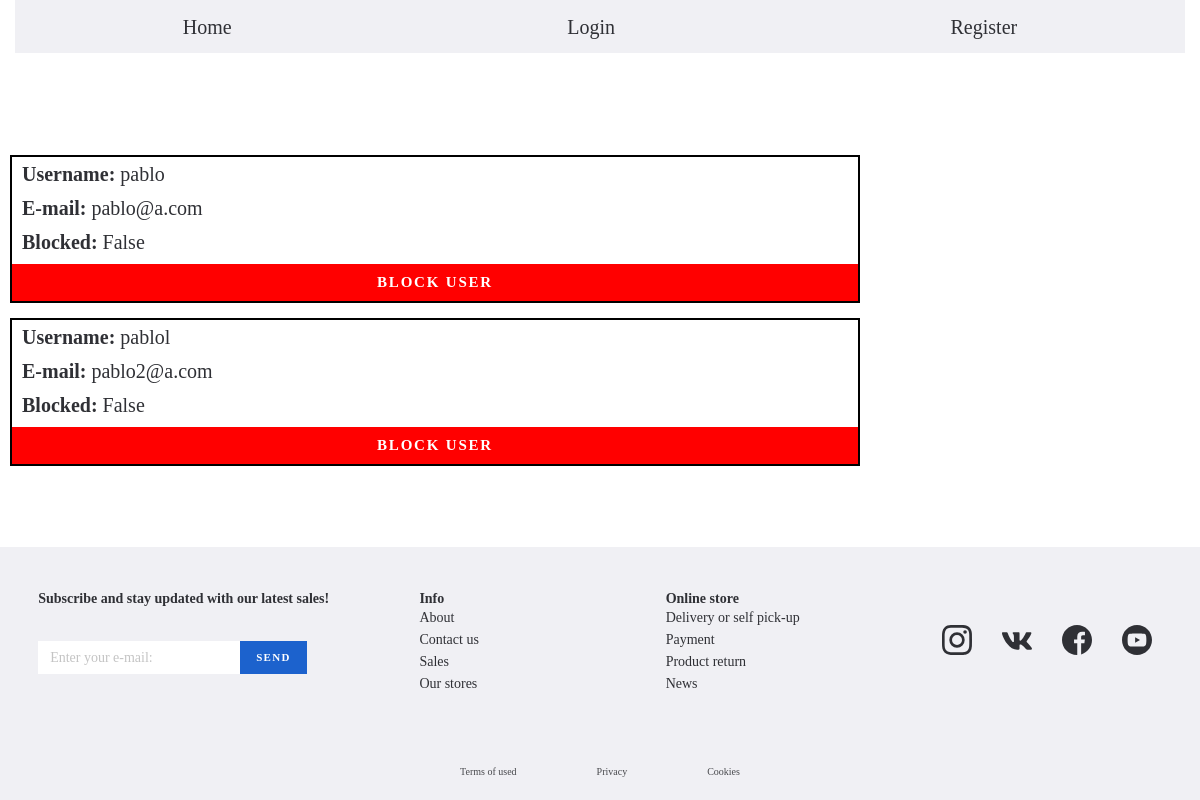
/admin/all_users, run on an earlier commit of the app's database.
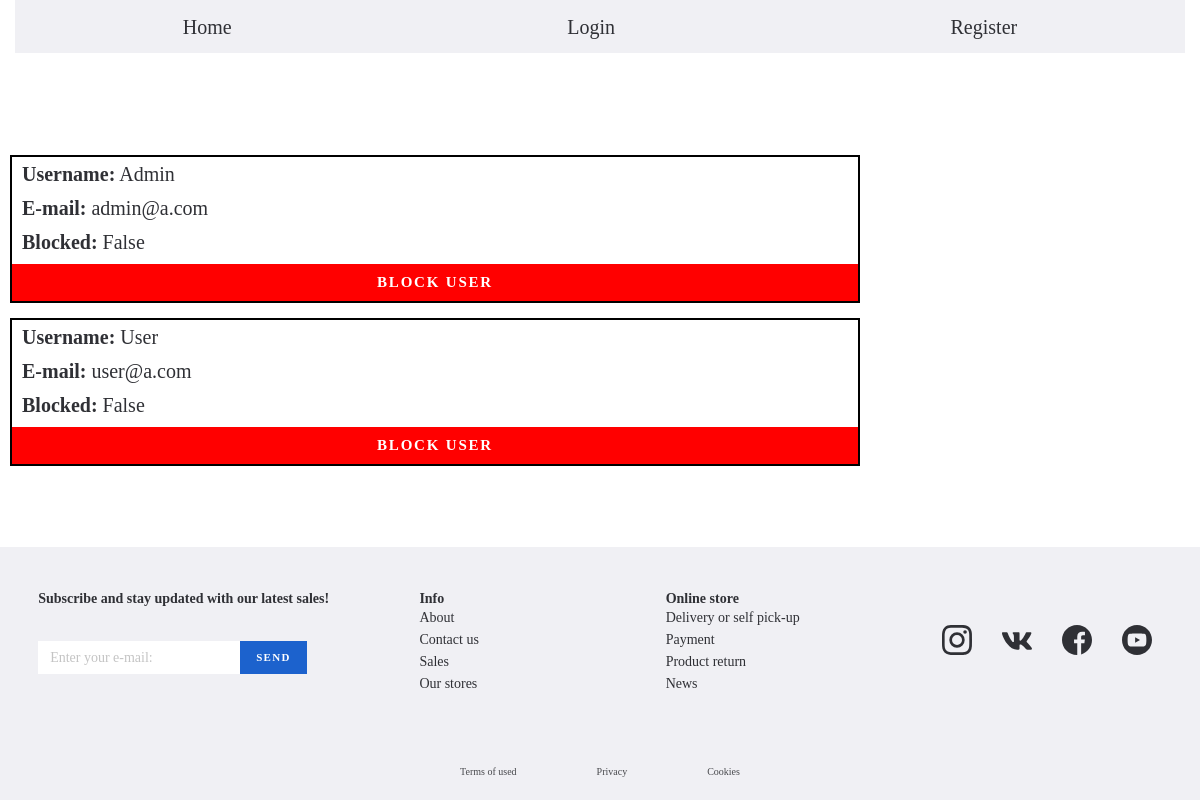
And on a later commit of the database.
### tables this page shows
CREATE TABLE "users" (
	"username"	TEXT,
	"email"	TEXT UNIQUE,
	"blocked"	INTEGER,
	PRIMARY KEY("username")
);

### views/admins.py (the view)
@admin_blueprint.get('/all_users')
def all_users_get():
    return AdminLogic.users_list()

### db/db.py (called while the page is built)
def get_all_users() -> connection.cursor():
    with connection:
        cursor = connection.cursor()
        cursor.execute(SELECT_ALL_USERS)
        return cursor.fetchall()

def get_headers(database: str) -> List:
    with connection:
        cursor = connection.execute(f"select * from {database};")
        return list(map(lambda x: x[0], cursor.description))

### logic/admin_logic.py (called while the page is built)
def users_list():
    _users = User.find_all_from_db()
    return render_template('admin/user_list.html', users=_users)

### models/abc/model.py (called while the page is built)
    @classmethod
    def find_many_by(cls: Type[T], header: str = None) -> List[T]:
        if header == "users":
            database = get_all_users()
        else:
            database = get_all_passwords()
        headers = get_headers(header)  # "passwords" or "users"
        return [cls(**i) for i in cls.strip_tup(headers, database)]

    @classmethod
    def strip_tup(cls: Type[T], headers: List, database: List) -> Union[list, dict]:
        ret = {}
        ret_dict = {}
        if type(database) is list:
            for data in database:
                for j in range(len(data)):
                    ret_dict.update({headers[j]: data[j]})
                ret.update({uuid.uuid4().int: ret_dict})
                ret_dict = {}
            return list(ret.values())
        else:
            for i in range(len(database)):
                ret.update({headers[i]: database[i]})
            return ret

### models/user/user.py (called while the page is built)
    @classmethod
    def find_all_from_db(cls) -> List["User"]:
        return cls.find_many_by(cls.DATABASE)

### templates/admin/user_list.html
{% extends "base.html" %}
{% block content %}
    <header class="list__header--decor">
        <h1 class="list__header-text--decor">User's List</h1>
    </header>
    <section>
        {% if users | length > 0 %}
            <div class="list-group mb-3 list-group--decor">
                {% for user in users %}
                    <div class="list-group-items list-group-items--decor">
                        <div class="list-group-item-heading" id="{{ user._name }}">
                            <p class="firstP">
                                <span class="boldSpam">Username:</span> {{ user._name }}
                                 </p>
                             <p>
                               <span class="boldSpam"> E-mail:</span>  {{ user._email }}
                            </p>
                            {% if user._blocked == 0 %}
                                <p>
                                   <span class="boldSpam"> Blocked:</span> False
                                </p>
                                <a class="button button--block"
                                   href="{{ url_for('admin.block_user', block=user._name) }}">Block User</a>
                            {% else %}
                                <p>
                                   <span class="boldSpam"> Blocked: </span>True
                                </p>
                                <a class="button button--unblock"
                                   href="{{ url_for('admin.unblock_user', unblock=user._name) }}">Unblock User</a>
                            {% endif %}
                        </div>
                    </div>
                {% endfor %}
            </div>
        {% endif %}
    </section>
{% endblock %}

### templates/base.html (shortened to what this page needs)
<!DOCTYPE html>
<html lang="en">
<head>
    <link rel="stylesheet" href="https://cdnjs.cloudflare.com/ajax/libs/normalize/8.0.1/normalize.css" />
    <link rel="stylesheet" href="https://maxcdn.bootstrapcdn.com/bootstrap/4.0.0/css/bootstrap.min.css"
>
    <link rel="stylesheet" href="../static/front/css/style.css">
</head>
<body class="body">
<div class="header__bottom">
    <div class="container">
        <ul class="menu-categories">
            <li class="menu-categories__item">
                <a class="menu-categories__link" href="{{ url_for('home') }}">Home</a>
            </li>
            <li class="menu-categories__item">
                <a class="menu-categories__link" href="{{ url_for('users.login_get') }}">Login</a>
            </li>
            {% if session['name_email'] %}
                <li class="menu-categories__item">
                    <a class="menu-categories__link" href="{{ url_for('users.logout') }}">Logout </a>
                </li>
            {% else %}
                <li class="menu-categories__item">
                    <a class="menu-categories__link" href="{{ url_for('users.register_get') }}">Register</a>
                </li>
            {% endif %}
        </ul>
    </div>
    <div class="mt-3 adminContent">
        {% block content %}
        {% endblock %}
    </div>
    {% include "footer.html" %}
</div>
</body>
</html>

### templates/footer.html
<footer class="footer">
    <div class="container">
        <div class="footer__top">
            <div class="footer__top-inner">
                <div class="footer__top-item footer__top-newslatter">
                    <h6 class="footer__top-title">Subscribe and stay updated with our latest sales!</h6>
                    <form action="" class="footer-form">
                        <input class="footer-form__input" type="text" placeholder="Enter your e-mail:">
                        <button class="footer-form__btn" type="submit">Send</button>
                    </form>
                </div>
                <div class="footer__top-item footer__top-item--itemdrop">
                    <h6 class="footer__top-title footer__topdrop">Info</h6>
                    <ul class="footer-list ">
                        <li class="footer-list-item"><a href="#">About
                        </a></li>
                        <li class="footer-list-item"><a href="#">Contact us</a></li>
                        <li class="footer-list-item"><a href="#">Sales</a></li>
                        <li class="footer-list-item"><a href="#"> Our stores</a></li>
                    </ul>
                </div>
                <div class="footer__top-item ">
                    <h6 class="footer__top-title footer__topdrop">Online store
                    </h6>
                    <ul class="footer-list ">
                        <li class="footer-list-item"><a href="#">Delivery or self pick-up
                        </a></li>
                        <li class="footer-list-item"><a href="#">Payment</a></li>
                        <li class="footer-list-item"><a href="#">Product return</a></li>
                        <li class="footer-list-item"><a href="#"> News</a></li>
                    </ul>
                </div>
                <div class="footer__top-item footer__top-social">
                    <ul class="footer__top-social-list">
                        <li class="footer__top-social-list__item"><a href="#"><img
                                src="../static/front/res/img/footer/Insta.svg"
                                alt=""></a></li>
                        <li class="footer__top-social-list__item"><a href="#"><img
                                src="../static/front/res/img/footer/VK.svg" alt=""></a>
                        </li>
                        <li class="footer__top-social-list__item"><a href="#"><img
                                src="../static/front/res/img/footer/facebook.svg" alt=""></a>
                        </li>
                        <li class="footer__top-social-list__item"><a href="#"><img
                                src="../static/front/res/img/footer/youtube.svg" alt=""></a>
                        </li>
                    </ul>
                </div>
            </div>
        </div>
        <div class="footer__bottom">
            <a class="footer__bottom-link" href="footer__bottom-link">Terms of used</a>
            <a class="footer__bottom-link" href="footer__bottom-link">Privacy</a>
            <a class="footer__bottom-link" href="footer__bottom-link">Cookies</a>
        </div>
    </div>
</footer>

What changed in the data, as far as the page shows it:
removed users: _name "pablo", _email "pablo@a.com"
removed users: _name "pablol", _email "pablo2@a.com"
added users: _name "Admin", _email "admin@a.com"
added users: _name "User", _email "user@a.com"
